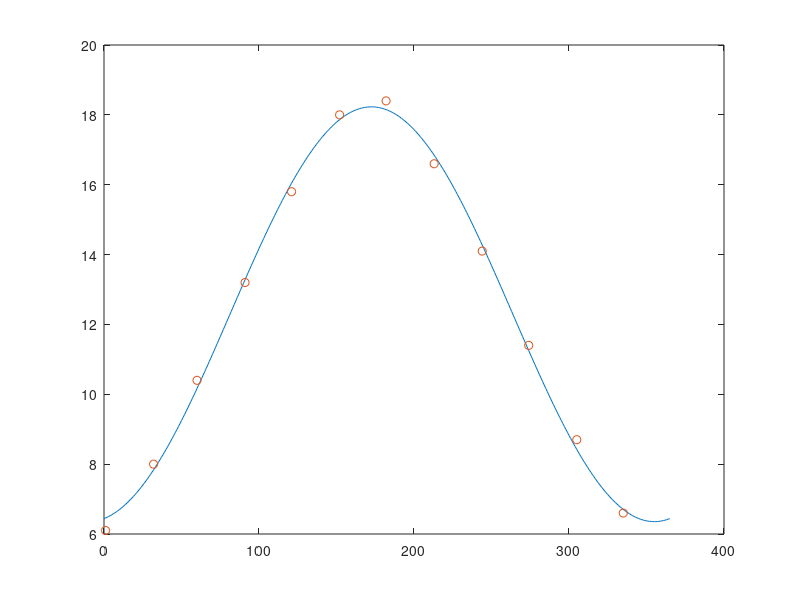

Recreate this plot in MATLAB.
%authors - Ivan Liljeqvist and Filip Martinsson
%version - 2015-04-12

%make a matrix from the equation

A=[1 cos(2*pi/365) sin(2*pi/365);
    1 cos(64*pi/365) sin(64*pi/365);
    1 cos(120*pi/365) sin(120*pi/365);
    1 cos(91*2*pi/365) sin(91*2*pi/365);
    1 cos(121*2*pi/365) sin(121*2*pi/365);
    1 cos(152*2*pi/365) sin(152*2*pi/365);
    1 cos(182*2*pi/365) sin(182*2*pi/365);
    1 cos(213*2*pi/365) sin(213*2*pi/365);
    1 cos(244*2*pi/365) sin(244*2*pi/365);
    1 cos(274*2*pi/365) sin(274*2*pi/365);
    1 cos(305*2*pi/365) sin(305*2*pi/365);
    1 cos(335*2*pi/365) sin(335*2*pi/365);];

b=[6.1 8.0 10.4 13.2 15.8 18.0 18.4 16.6 14.1 11.4 8.7 6.6]';

day_numbers=[1 32 60 91 121 152 182 213 244 274 305 335];

%find coefficients
p=A\b;

%start from 0, increase with 1, go to 365
x=[0:1:365];

w=2*pi/365;

%use the equation for plotting
y=p(1,1)+p(2,1)*cos(w*x)+p(3,1)*sin(w*x);

%plot the graph
plot(x,y);
hold on
%plot our start values
plot(day_numbers,b,'o');
hold off

residualVector=A*p-b;

%plot(day_numbers,residualVector)

error_square_sum=residualVector'*residualVector;

%Now we'll calculate the number of hours the sun is up on Mid-Summer
MID_SUMMER_DAY_NUMBER=171;

NUM_OF_HOURS_MID_SUMMER=interp1(x,y, MID_SUMMER_DAY_NUMBER)
MAX_HOURS=max(y)


